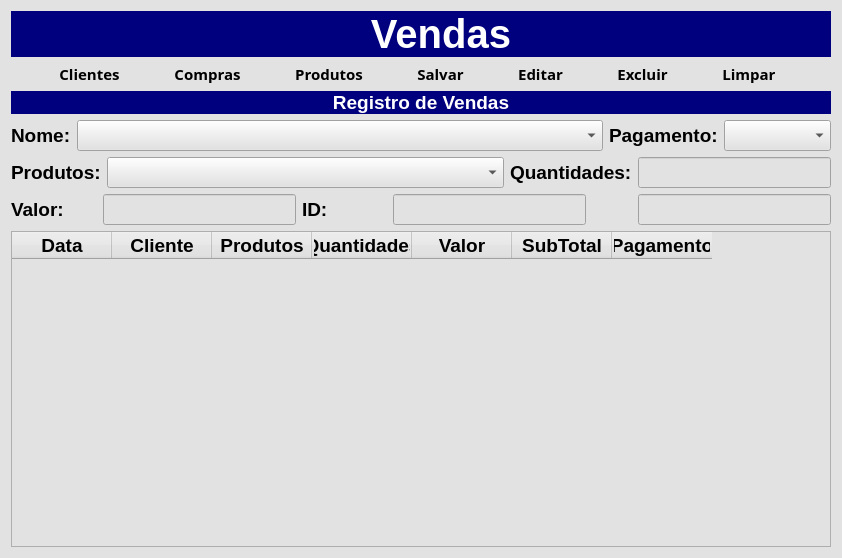
<?xml version="1.0" encoding="UTF-8"?>
<ui version="4.0">
 <class>Vendas</class>
 <widget class="QDialog" name="Vendas">
  <property name="geometry">
   <rect>
    <x>0</x>
    <y>0</y>
    <width>842</width>
    <height>558</height>
   </rect>
  </property>
  <property name="windowTitle">
   <string>Dialog</string>
  </property>
  <property name="styleSheet">
   <string notr="true">background-color: rgb(226, 226, 226);</string>
  </property>
  <layout class="QGridLayout" name="gridLayout_6">
   <item row="0" column="0">
    <layout class="QGridLayout" name="gridLayout_2">
     <property name="horizontalSpacing">
      <number>0</number>
     </property>
     <item row="0" column="0">
      <widget class="QPushButton" name="btn_Voltar">
       <property name="sizePolicy">
        <sizepolicy hsizetype="Fixed" vsizetype="Preferred">
         <horstretch>0</horstretch>
         <verstretch>0</verstretch>
        </sizepolicy>
       </property>
       <property name="font">
        <font>
         <family>Segoe UI Black</family>
         <pointsize>11</pointsize>
         <bold>true</bold>
        </font>
       </property>
       <property name="cursor">
        <cursorShape>PointingHandCursor</cursorShape>
       </property>
       <property name="toolTip">
        <string/>
       </property>
       <property name="styleSheet">
        <string notr="true">QPushButton{
	background-color: rgb(0, 0, 127);
   border-radius: 0px
}

QPushButton:hover{
  background-color:rgb(50,50,50);
  color:rgb(200,200,200)
}

QPushButton:pressed{
  background-color:rgb(35,35,35);
  color:rgb(200,200,200)
}</string>
       </property>
       <property name="text">
        <string/>
       </property>
       <property name="icon">
        <iconset resource="icons.qrc">
         <normaloff>:/image/imagens/voltar1.png</normaloff>:/image/imagens/voltar1.png</iconset>
       </property>
       <property name="iconSize">
        <size>
         <width>80</width>
         <height>45</height>
        </size>
       </property>
      </widget>
     </item>
     <item row="0" column="1">
      <widget class="QLabel" name="label_2">
       <property name="sizePolicy">
        <sizepolicy hsizetype="Preferred" vsizetype="Fixed">
         <horstretch>0</horstretch>
         <verstretch>0</verstretch>
        </sizepolicy>
       </property>
       <property name="font">
        <font>
         <pointsize>30</pointsize>
         <bold>true</bold>
        </font>
       </property>
       <property name="styleSheet">
        <string notr="true">background-color: rgb(0, 0, 127);
color: rgb(255, 255, 255);</string>
       </property>
       <property name="text">
        <string>Vendas</string>
       </property>
       <property name="alignment">
        <set>Qt::AlignCenter</set>
       </property>
      </widget>
     </item>
    </layout>
   </item>
   <item row="1" column="0">
    <layout class="QGridLayout" name="gridLayout">
     <item row="0" column="3">
      <widget class="QPushButton" name="btn_Salvar">
       <property name="sizePolicy">
        <sizepolicy hsizetype="Fixed" vsizetype="Fixed">
         <horstretch>0</horstretch>
         <verstretch>0</verstretch>
        </sizepolicy>
       </property>
       <property name="font">
        <font>
         <family>Segoe UI Black</family>
         <pointsize>11</pointsize>
         <bold>true</bold>
        </font>
       </property>
       <property name="cursor">
        <cursorShape>PointingHandCursor</cursorShape>
       </property>
       <property name="toolTip">
        <string/>
       </property>
       <property name="styleSheet">
        <string notr="true">QPushButton{;
   border-radius: 8px
}

QPushButton:hover{
  background-color:rgb(50,50,50);
  color:rgb(200,200,200)
}

QPushButton:pressed{
  background-color:rgb(35,35,35);
  color:rgb(200,200,200)
}</string>
       </property>
       <property name="text">
        <string>Salvar</string>
       </property>
       <property name="icon">
        <iconset resource="icons.qrc">
         <normaloff>:/image/imagens/guardar-dados.png</normaloff>:/image/imagens/guardar-dados.png</iconset>
       </property>
       <property name="iconSize">
        <size>
         <width>45</width>
         <height>45</height>
        </size>
       </property>
      </widget>
     </item>
     <item row="0" column="5">
      <widget class="QPushButton" name="btn_Excluir">
       <property name="sizePolicy">
        <sizepolicy hsizetype="Fixed" vsizetype="Fixed">
         <horstretch>0</horstretch>
         <verstretch>0</verstretch>
        </sizepolicy>
       </property>
       <property name="font">
        <font>
         <family>Segoe UI Black</family>
         <pointsize>11</pointsize>
         <bold>true</bold>
        </font>
       </property>
       <property name="cursor">
        <cursorShape>PointingHandCursor</cursorShape>
       </property>
       <property name="toolTip">
        <string/>
       </property>
       <property name="styleSheet">
        <string notr="true">QPushButton{;
   border-radius: 8px
}

QPushButton:hover{
  background-color:rgb(50,50,50);
  color:rgb(200,200,200)
}

QPushButton:pressed{
  background-color:rgb(35,35,35);
  color:rgb(200,200,200)
}</string>
       </property>
       <property name="text">
        <string>Excluir</string>
       </property>
       <property name="icon">
        <iconset resource="icons.qrc">
         <normaloff>:/image/imagens/excluir-arquivo.png</normaloff>:/image/imagens/excluir-arquivo.png</iconset>
       </property>
       <property name="iconSize">
        <size>
         <width>45</width>
         <height>45</height>
        </size>
       </property>
      </widget>
     </item>
     <item row="0" column="2">
      <widget class="QPushButton" name="btn_Estoque_2">
       <property name="sizePolicy">
        <sizepolicy hsizetype="Fixed" vsizetype="Fixed">
         <horstretch>0</horstretch>
         <verstretch>0</verstretch>
        </sizepolicy>
       </property>
       <property name="font">
        <font>
         <family>Segoe UI Black</family>
         <pointsize>11</pointsize>
         <bold>true</bold>
        </font>
       </property>
       <property name="cursor">
        <cursorShape>PointingHandCursor</cursorShape>
       </property>
       <property name="toolTip">
        <string/>
       </property>
       <property name="styleSheet">
        <string notr="true">QPushButton{
   border-radius: 8px
}

QPushButton:hover{
  background-color:rgb(50,50,50);
  color:rgb(200,200,200)
}

QPushButton:pressed{
  background-color:rgb(35,35,35);
  color:rgb(200,200,200)
}</string>
       </property>
       <property name="text">
        <string>Produtos</string>
       </property>
       <property name="icon">
        <iconset resource="icons.qrc">
         <normaloff>:/image/imagens/Produtos.png</normaloff>:/image/imagens/Produtos.png</iconset>
       </property>
       <property name="iconSize">
        <size>
         <width>45</width>
         <height>45</height>
        </size>
       </property>
      </widget>
     </item>
     <item row="0" column="0">
      <widget class="QPushButton" name="btn_CadCliente">
       <property name="sizePolicy">
        <sizepolicy hsizetype="Fixed" vsizetype="Fixed">
         <horstretch>0</horstretch>
         <verstretch>0</verstretch>
        </sizepolicy>
       </property>
       <property name="font">
        <font>
         <family>Segoe UI Black</family>
         <pointsize>11</pointsize>
         <bold>true</bold>
        </font>
       </property>
       <property name="cursor">
        <cursorShape>PointingHandCursor</cursorShape>
       </property>
       <property name="styleSheet">
        <string notr="true">QPushButton{
   border-radius: 8px
}

QPushButton:hover{
  background-color:rgb(50,50,50);
  color:rgb(200,200,200)
}

QPushButton:pressed{
  background-color:rgb(35,35,35);
  color:rgb(200,200,200)
}</string>
       </property>
       <property name="text">
        <string>Clientes</string>
       </property>
       <property name="icon">
        <iconset resource="icons.qrc">
         <normaloff>:/image/imagens/users.png</normaloff>:/image/imagens/users.png</iconset>
       </property>
       <property name="iconSize">
        <size>
         <width>45</width>
         <height>45</height>
        </size>
       </property>
      </widget>
     </item>
     <item row="0" column="7">
      <widget class="QPushButton" name="btn_Limpar">
       <property name="sizePolicy">
        <sizepolicy hsizetype="Fixed" vsizetype="Fixed">
         <horstretch>0</horstretch>
         <verstretch>0</verstretch>
        </sizepolicy>
       </property>
       <property name="font">
        <font>
         <family>Segoe UI Black</family>
         <pointsize>11</pointsize>
         <bold>true</bold>
        </font>
       </property>
       <property name="cursor">
        <cursorShape>PointingHandCursor</cursorShape>
       </property>
       <property name="toolTip">
        <string/>
       </property>
       <property name="styleSheet">
        <string notr="true">QPushButton{;
   border-radius: 8px
}

QPushButton:hover{
  background-color:rgb(50,50,50);
  color:rgb(200,200,200)
}

QPushButton:pressed{
  background-color:rgb(35,35,35);
  color:rgb(200,200,200)
}</string>
       </property>
       <property name="text">
        <string>Limpar</string>
       </property>
       <property name="icon">
        <iconset resource="icons.qrc">
         <normaloff>:/image/imagens/limpar-limpo (1).png</normaloff>:/image/imagens/limpar-limpo (1).png</iconset>
       </property>
       <property name="iconSize">
        <size>
         <width>45</width>
         <height>45</height>
        </size>
       </property>
      </widget>
     </item>
     <item row="0" column="1">
      <widget class="QPushButton" name="btn_Estoque">
       <property name="sizePolicy">
        <sizepolicy hsizetype="Fixed" vsizetype="Fixed">
         <horstretch>0</horstretch>
         <verstretch>0</verstretch>
        </sizepolicy>
       </property>
       <property name="font">
        <font>
         <family>Segoe UI Black</family>
         <pointsize>11</pointsize>
         <bold>true</bold>
        </font>
       </property>
       <property name="cursor">
        <cursorShape>PointingHandCursor</cursorShape>
       </property>
       <property name="toolTip">
        <string/>
       </property>
       <property name="styleSheet">
        <string notr="true">QPushButton{
   border-radius: 8px
}

QPushButton:hover{
  background-color:rgb(50,50,50);
  color:rgb(200,200,200)
}

QPushButton:pressed{
  background-color:rgb(35,35,35);
  color:rgb(200,200,200)
}</string>
       </property>
       <property name="text">
        <string>Compras</string>
       </property>
       <property name="icon">
        <iconset resource="icons.qrc">
         <normaloff>:/image/imagens/vendas.png</normaloff>:/image/imagens/vendas.png</iconset>
       </property>
       <property name="iconSize">
        <size>
         <width>45</width>
         <height>45</height>
        </size>
       </property>
      </widget>
     </item>
     <item row="0" column="4">
      <widget class="QPushButton" name="btn_Editar">
       <property name="sizePolicy">
        <sizepolicy hsizetype="Fixed" vsizetype="Fixed">
         <horstretch>0</horstretch>
         <verstretch>0</verstretch>
        </sizepolicy>
       </property>
       <property name="font">
        <font>
         <family>Segoe UI Black</family>
         <pointsize>11</pointsize>
         <bold>true</bold>
        </font>
       </property>
       <property name="cursor">
        <cursorShape>PointingHandCursor</cursorShape>
       </property>
       <property name="toolTip">
        <string/>
       </property>
       <property name="styleSheet">
        <string notr="true">QPushButton{;
   border-radius: 8px
}

QPushButton:hover{
  background-color:rgb(50,50,50);
  color:rgb(200,200,200)
}

QPushButton:pressed{
  background-color:rgb(35,35,35);
  color:rgb(200,200,200)
}</string>
       </property>
       <property name="text">
        <string>Editar</string>
       </property>
       <property name="icon">
        <iconset resource="icons.qrc">
         <normaloff>:/image/imagens/editar (1).png</normaloff>:/image/imagens/editar (1).png</iconset>
       </property>
       <property name="iconSize">
        <size>
         <width>45</width>
         <height>45</height>
        </size>
       </property>
      </widget>
     </item>
    </layout>
   </item>
   <item row="2" column="0">
    <widget class="QLabel" name="label">
     <property name="sizePolicy">
      <sizepolicy hsizetype="Preferred" vsizetype="Fixed">
       <horstretch>0</horstretch>
       <verstretch>0</verstretch>
      </sizepolicy>
     </property>
     <property name="font">
      <font>
       <pointsize>14</pointsize>
       <bold>true</bold>
      </font>
     </property>
     <property name="styleSheet">
      <string notr="true">background-color: rgb(0, 0, 127);
color: rgb(255, 255, 255);</string>
     </property>
     <property name="frameShape">
      <enum>QFrame::NoFrame</enum>
     </property>
     <property name="text">
      <string>Registro de Vendas</string>
     </property>
     <property name="alignment">
      <set>Qt::AlignCenter</set>
     </property>
    </widget>
   </item>
   <item row="3" column="0">
    <layout class="QGridLayout" name="gridLayout_3">
     <item row="0" column="0">
      <widget class="QLabel" name="label_3">
       <property name="font">
        <font>
         <pointsize>14</pointsize>
         <bold>true</bold>
        </font>
       </property>
       <property name="text">
        <string>Nome:</string>
       </property>
      </widget>
     </item>
     <item row="0" column="1">
      <widget class="QComboBox" name="Cbb_nome">
       <property name="sizePolicy">
        <sizepolicy hsizetype="Expanding" vsizetype="Fixed">
         <horstretch>0</horstretch>
         <verstretch>0</verstretch>
        </sizepolicy>
       </property>
       <property name="font">
        <font>
         <pointsize>14</pointsize>
         <bold>true</bold>
        </font>
       </property>
       <property name="currentText">
        <string/>
       </property>
       <property name="placeholderText">
        <string/>
       </property>
      </widget>
     </item>
     <item row="0" column="2">
      <widget class="QLabel" name="label_4">
       <property name="sizePolicy">
        <sizepolicy hsizetype="Minimum" vsizetype="Preferred">
         <horstretch>0</horstretch>
         <verstretch>0</verstretch>
        </sizepolicy>
       </property>
       <property name="font">
        <font>
         <pointsize>14</pointsize>
         <bold>true</bold>
        </font>
       </property>
       <property name="text">
        <string>Pagamento:</string>
       </property>
      </widget>
     </item>
     <item row="0" column="3">
      <widget class="QComboBox" name="Cbb_Pag">
       <property name="sizePolicy">
        <sizepolicy hsizetype="Fixed" vsizetype="Fixed">
         <horstretch>0</horstretch>
         <verstretch>0</verstretch>
        </sizepolicy>
       </property>
       <property name="font">
        <font>
         <pointsize>14</pointsize>
         <bold>true</bold>
        </font>
       </property>
       <property name="currentText">
        <string/>
       </property>
       <property name="placeholderText">
        <string/>
       </property>
      </widget>
     </item>
    </layout>
   </item>
   <item row="4" column="0">
    <layout class="QGridLayout" name="gridLayout_4">
     <item row="0" column="0">
      <widget class="QLabel" name="label_5">
       <property name="font">
        <font>
         <pointsize>14</pointsize>
         <bold>true</bold>
        </font>
       </property>
       <property name="text">
        <string>Produtos:</string>
       </property>
      </widget>
     </item>
     <item row="0" column="1">
      <widget class="QComboBox" name="Cbb_Produto">
       <property name="sizePolicy">
        <sizepolicy hsizetype="Expanding" vsizetype="Fixed">
         <horstretch>0</horstretch>
         <verstretch>0</verstretch>
        </sizepolicy>
       </property>
       <property name="font">
        <font>
         <pointsize>14</pointsize>
         <bold>true</bold>
        </font>
       </property>
       <property name="currentText">
        <string/>
       </property>
       <property name="placeholderText">
        <string/>
       </property>
      </widget>
     </item>
     <item row="0" column="2">
      <widget class="QLabel" name="label_6">
       <property name="font">
        <font>
         <pointsize>14</pointsize>
         <bold>true</bold>
        </font>
       </property>
       <property name="text">
        <string>Quantidades:</string>
       </property>
      </widget>
     </item>
     <item row="0" column="3">
      <widget class="QLineEdit" name="L_Quat">
       <property name="sizePolicy">
        <sizepolicy hsizetype="Fixed" vsizetype="Fixed">
         <horstretch>0</horstretch>
         <verstretch>0</verstretch>
        </sizepolicy>
       </property>
       <property name="font">
        <font>
         <pointsize>14</pointsize>
         <bold>true</bold>
        </font>
       </property>
       <property name="alignment">
        <set>Qt::AlignCenter</set>
       </property>
      </widget>
     </item>
    </layout>
   </item>
   <item row="5" column="0">
    <layout class="QGridLayout" name="gridLayout_5">
     <item row="0" column="4">
      <widget class="QPushButton" name="btn_Data">
       <property name="sizePolicy">
        <sizepolicy hsizetype="Fixed" vsizetype="Fixed">
         <horstretch>0</horstretch>
         <verstretch>0</verstretch>
        </sizepolicy>
       </property>
       <property name="font">
        <font>
         <family>Segoe UI Black</family>
         <pointsize>11</pointsize>
         <bold>true</bold>
        </font>
       </property>
       <property name="cursor">
        <cursorShape>PointingHandCursor</cursorShape>
       </property>
       <property name="toolTip">
        <string/>
       </property>
       <property name="styleSheet">
        <string notr="true">QPushButton{;
   border-radius: 8px
}

QPushButton:hover{
  background-color:rgb(50,50,50);
  color:rgb(200,200,200)
}

QPushButton:pressed{
  background-color:rgb(35,35,35);
  color:rgb(200,200,200)
}</string>
       </property>
       <property name="text">
        <string/>
       </property>
       <property name="icon">
        <iconset resource="icons.qrc">
         <normaloff>:/image/imagens/calendario.png</normaloff>:/image/imagens/calendario.png</iconset>
       </property>
       <property name="iconSize">
        <size>
         <width>45</width>
         <height>45</height>
        </size>
       </property>
      </widget>
     </item>
     <item row="0" column="3">
      <widget class="QLineEdit" name="L_Id">
       <property name="sizePolicy">
        <sizepolicy hsizetype="Fixed" vsizetype="Fixed">
         <horstretch>0</horstretch>
         <verstretch>0</verstretch>
        </sizepolicy>
       </property>
       <property name="font">
        <font>
         <pointsize>14</pointsize>
         <bold>true</bold>
        </font>
       </property>
       <property name="alignment">
        <set>Qt::AlignCenter</set>
       </property>
      </widget>
     </item>
     <item row="0" column="2">
      <widget class="QLabel" name="label_8">
       <property name="font">
        <font>
         <pointsize>14</pointsize>
         <bold>true</bold>
        </font>
       </property>
       <property name="text">
        <string>ID:</string>
       </property>
      </widget>
     </item>
     <item row="0" column="0">
      <widget class="QLabel" name="label_7">
       <property name="font">
        <font>
         <pointsize>14</pointsize>
         <bold>true</bold>
        </font>
       </property>
       <property name="text">
        <string>Valor:</string>
       </property>
      </widget>
     </item>
     <item row="0" column="5">
      <widget class="QLineEdit" name="L_Data">
       <property name="sizePolicy">
        <sizepolicy hsizetype="Fixed" vsizetype="Fixed">
         <horstretch>0</horstretch>
         <verstretch>0</verstretch>
        </sizepolicy>
       </property>
       <property name="font">
        <font>
         <pointsize>14</pointsize>
         <bold>true</bold>
        </font>
       </property>
       <property name="alignment">
        <set>Qt::AlignCenter</set>
       </property>
      </widget>
     </item>
     <item row="0" column="1">
      <widget class="QLineEdit" name="L_Valor">
       <property name="sizePolicy">
        <sizepolicy hsizetype="Fixed" vsizetype="Fixed">
         <horstretch>0</horstretch>
         <verstretch>0</verstretch>
        </sizepolicy>
       </property>
       <property name="font">
        <font>
         <pointsize>14</pointsize>
         <bold>true</bold>
        </font>
       </property>
       <property name="alignment">
        <set>Qt::AlignCenter</set>
       </property>
      </widget>
     </item>
    </layout>
   </item>
   <item row="6" column="0">
    <widget class="QTableWidget" name="Tab_Caixa_Vendas">
     <property name="sizePolicy">
      <sizepolicy hsizetype="Expanding" vsizetype="Expanding">
       <horstretch>0</horstretch>
       <verstretch>0</verstretch>
      </sizepolicy>
     </property>
     <property name="font">
      <font>
       <pointsize>14</pointsize>
       <bold>true</bold>
      </font>
     </property>
     <column>
      <property name="text">
       <string>Data</string>
      </property>
      <property name="font">
       <font>
        <pointsize>14</pointsize>
        <bold>true</bold>
       </font>
      </property>
     </column>
     <column>
      <property name="text">
       <string>Cliente</string>
      </property>
      <property name="font">
       <font>
        <pointsize>14</pointsize>
        <bold>true</bold>
       </font>
      </property>
     </column>
     <column>
      <property name="text">
       <string>Produtos</string>
      </property>
      <property name="font">
       <font>
        <pointsize>14</pointsize>
        <bold>true</bold>
       </font>
      </property>
     </column>
     <column>
      <property name="text">
       <string>Quantidades</string>
      </property>
      <property name="font">
       <font>
        <pointsize>14</pointsize>
        <bold>true</bold>
       </font>
      </property>
     </column>
     <column>
      <property name="text">
       <string>Valor</string>
      </property>
      <property name="font">
       <font>
        <pointsize>14</pointsize>
        <bold>true</bold>
       </font>
      </property>
     </column>
     <column>
      <property name="text">
       <string>SubTotal</string>
      </property>
      <property name="font">
       <font>
        <pointsize>14</pointsize>
        <bold>true</bold>
       </font>
      </property>
     </column>
     <column>
      <property name="text">
       <string>Pagamento</string>
      </property>
      <property name="font">
       <font>
        <pointsize>14</pointsize>
        <bold>true</bold>
       </font>
      </property>
     </column>
    </widget>
   </item>
  </layout>
 </widget>
 <resources>
  <include location="icons.qrc"/>
 </resources>
 <connections/>
</ui>
